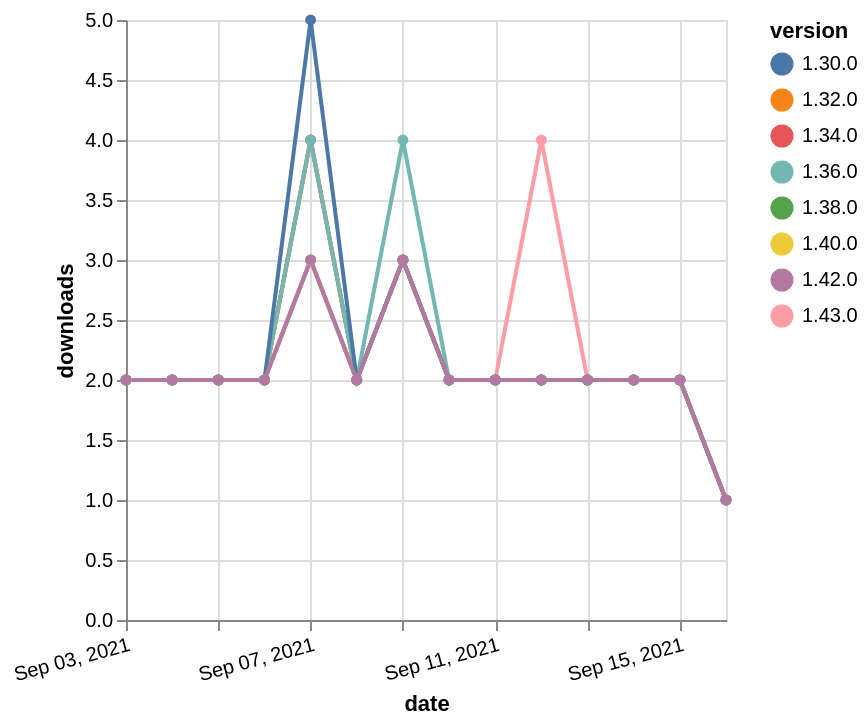

Write the Vega-Lite specification saved for this chart.
### Vega-Lite specification from a JSON file in a GitHub repository (floating-point values rounded to 4 significant figures)
{"$schema": "https://vega.github.io/schema/vega-lite/v5.json", "description": "A simple bar chart with embedded data.", "data": {"values": [{"date": "2021-09-03", "total": 2822, "delta": 2, "version": "1.34.0"}, {"date": "2021-09-04", "total": 2824, "delta": 2, "version": "1.34.0"}, {"date": "2021-09-05", "total": 2826, "delta": 2, "version": "1.34.0"}, {"date": "2021-09-06", "total": 2828, "delta": 2, "version": "1.34.0"}, {"date": "2021-09-07", "total": 2832, "delta": 4, "version": "1.34.0"}, {"date": "2021-09-08", "total": 2834, "delta": 2, "version": "1.34.0"}, {"date": "2021-09-09", "total": 2837, "delta": 3, "version": "1.34.0"}, {"date": "2021-09-10", "total": 2839, "delta": 2, "version": "1.34.0"}, {"date": "2021-09-11", "total": 2841, "delta": 2, "version": "1.34.0"}, {"date": "2021-09-12", "total": 2843, "delta": 2, "version": "1.34.0"}, {"date": "2021-09-13", "total": 2845, "delta": 2, "version": "1.34.0"}, {"date": "2021-09-14", "total": 2847, "delta": 2, "version": "1.34.0"}, {"date": "2021-09-15", "total": 2849, "delta": 2, "version": "1.34.0"}, {"date": "2021-09-16", "total": 2850, "delta": 1, "version": "1.34.0"}, {"date": "2021-09-03", "total": 3045, "delta": 2, "version": "1.32.0"}, {"date": "2021-09-04", "total": 3047, "delta": 2, "version": "1.32.0"}, {"date": "2021-09-05", "total": 3049, "delta": 2, "version": "1.32.0"}, {"date": "2021-09-06", "total": 3051, "delta": 2, "version": "1.32.0"}, {"date": "2021-09-07", "total": 3055, "delta": 4, "version": "1.32.0"}, {"date": "2021-09-08", "total": 3057, "delta": 2, "version": "1.32.0"}, {"date": "2021-09-09", "total": 3060, "delta": 3, "version": "1.32.0"}, {"date": "2021-09-10", "total": 3062, "delta": 2, "version": "1.32.0"}, {"date": "2021-09-11", "total": 3064, "delta": 2, "version": "1.32.0"}, {"date": "2021-09-12", "total": 3066, "delta": 2, "version": "1.32.0"}, {"date": "2021-09-13", "total": 3068, "delta": 2, "version": "1.32.0"}, {"date": "2021-09-14", "total": 3070, "delta": 2, "version": "1.32.0"}, {"date": "2021-09-15", "total": 3072, "delta": 2, "version": "1.32.0"}, {"date": "2021-09-16", "total": 3073, "delta": 1, "version": "1.32.0"}, {"date": "2021-09-03", "total": 2274, "delta": 2, "version": "1.38.0"}, {"date": "2021-09-04", "total": 2276, "delta": 2, "version": "1.38.0"}, {"date": "2021-09-05", "total": 2278, "delta": 2, "version": "1.38.0"}, {"date": "2021-09-06", "total": 2280, "delta": 2, "version": "1.38.0"}, {"date": "2021-09-07", "total": 2283, "delta": 3, "version": "1.38.0"}, {"date": "2021-09-08", "total": 2285, "delta": 2, "version": "1.38.0"}, {"date": "2021-09-09", "total": 2288, "delta": 3, "version": "1.38.0"}, {"date": "2021-09-10", "total": 2290, "delta": 2, "version": "1.38.0"}, {"date": "2021-09-11", "total": 2292, "delta": 2, "version": "1.38.0"}, {"date": "2021-09-12", "total": 2294, "delta": 2, "version": "1.38.0"}, {"date": "2021-09-13", "total": 2296, "delta": 2, "version": "1.38.0"}, {"date": "2021-09-14", "total": 2298, "delta": 2, "version": "1.38.0"}, {"date": "2021-09-15", "total": 2300, "delta": 2, "version": "1.38.0"}, {"date": "2021-09-16", "total": 2301, "delta": 1, "version": "1.38.0"}, {"date": "2021-09-03", "total": 2562, "delta": 2, "version": "1.36.0"}, {"date": "2021-09-04", "total": 2564, "delta": 2, "version": "1.36.0"}, {"date": "2021-09-05", "total": 2566, "delta": 2, "version": "1.36.0"}, {"date": "2021-09-06", "total": 2568, "delta": 2, "version": "1.36.0"}, {"date": "2021-09-07", "total": 2572, "delta": 4, "version": "1.36.0"}, {"date": "2021-09-08", "total": 2574, "delta": 2, "version": "1.36.0"}, {"date": "2021-09-09", "total": 2578, "delta": 4, "version": "1.36.0"}, {"date": "2021-09-10", "total": 2580, "delta": 2, "version": "1.36.0"}, {"date": "2021-09-11", "total": 2582, "delta": 2, "version": "1.36.0"}, {"date": "2021-09-12", "total": 2584, "delta": 2, "version": "1.36.0"}, {"date": "2021-09-13", "total": 2586, "delta": 2, "version": "1.36.0"}, {"date": "2021-09-14", "total": 2588, "delta": 2, "version": "1.36.0"}, {"date": "2021-09-15", "total": 2590, "delta": 2, "version": "1.36.0"}, {"date": "2021-09-16", "total": 2591, "delta": 1, "version": "1.36.0"}, {"date": "2021-09-03", "total": 1716, "delta": 2, "version": "1.40.0"}, {"date": "2021-09-04", "total": 1718, "delta": 2, "version": "1.40.0"}, {"date": "2021-09-05", "total": 1720, "delta": 2, "version": "1.40.0"}, {"date": "2021-09-06", "total": 1722, "delta": 2, "version": "1.40.0"}, {"date": "2021-09-07", "total": 1725, "delta": 3, "version": "1.40.0"}, {"date": "2021-09-08", "total": 1727, "delta": 2, "version": "1.40.0"}, {"date": "2021-09-09", "total": 1730, "delta": 3, "version": "1.40.0"}, {"date": "2021-09-10", "total": 1732, "delta": 2, "version": "1.40.0"}, {"date": "2021-09-11", "total": 1734, "delta": 2, "version": "1.40.0"}, {"date": "2021-09-12", "total": 1736, "delta": 2, "version": "1.40.0"}, {"date": "2021-09-13", "total": 1738, "delta": 2, "version": "1.40.0"}, {"date": "2021-09-14", "total": 1740, "delta": 2, "version": "1.40.0"}, {"date": "2021-09-15", "total": 1742, "delta": 2, "version": "1.40.0"}, {"date": "2021-09-16", "total": 1743, "delta": 1, "version": "1.40.0"}, {"date": "2021-09-03", "total": 1064, "delta": 2, "version": "1.43.0"}, {"date": "2021-09-04", "total": 1066, "delta": 2, "version": "1.43.0"}, {"date": "2021-09-05", "total": 1068, "delta": 2, "version": "1.43.0"}, {"date": "2021-09-06", "total": 1070, "delta": 2, "version": "1.43.0"}, {"date": "2021-09-07", "total": 1073, "delta": 3, "version": "1.43.0"}, {"date": "2021-09-08", "total": 1075, "delta": 2, "version": "1.43.0"}, {"date": "2021-09-09", "total": 1078, "delta": 3, "version": "1.43.0"}, {"date": "2021-09-10", "total": 1080, "delta": 2, "version": "1.43.0"}, {"date": "2021-09-11", "total": 1082, "delta": 2, "version": "1.43.0"}, {"date": "2021-09-12", "total": 1086, "delta": 4, "version": "1.43.0"}, {"date": "2021-09-13", "total": 1088, "delta": 2, "version": "1.43.0"}, {"date": "2021-09-14", "total": 1090, "delta": 2, "version": "1.43.0"}, {"date": "2021-09-15", "total": 1092, "delta": 2, "version": "1.43.0"}, {"date": "2021-09-16", "total": 1093, "delta": 1, "version": "1.43.0"}, {"date": "2021-09-03", "total": 3569, "delta": 2, "version": "1.30.0"}, {"date": "2021-09-04", "total": 3571, "delta": 2, "version": "1.30.0"}, {"date": "2021-09-05", "total": 3573, "delta": 2, "version": "1.30.0"}, {"date": "2021-09-06", "total": 3575, "delta": 2, "version": "1.30.0"}, {"date": "2021-09-07", "total": 3580, "delta": 5, "version": "1.30.0"}, {"date": "2021-09-08", "total": 3582, "delta": 2, "version": "1.30.0"}, {"date": "2021-09-09", "total": 3585, "delta": 3, "version": "1.30.0"}, {"date": "2021-09-10", "total": 3587, "delta": 2, "version": "1.30.0"}, {"date": "2021-09-11", "total": 3589, "delta": 2, "version": "1.30.0"}, {"date": "2021-09-12", "total": 3591, "delta": 2, "version": "1.30.0"}, {"date": "2021-09-13", "total": 3593, "delta": 2, "version": "1.30.0"}, {"date": "2021-09-14", "total": 3595, "delta": 2, "version": "1.30.0"}, {"date": "2021-09-15", "total": 3597, "delta": 2, "version": "1.30.0"}, {"date": "2021-09-16", "total": 3598, "delta": 1, "version": "1.30.0"}, {"date": "2021-09-03", "total": 1522, "delta": 2, "version": "1.42.0"}, {"date": "2021-09-04", "total": 1524, "delta": 2, "version": "1.42.0"}, {"date": "2021-09-05", "total": 1526, "delta": 2, "version": "1.42.0"}, {"date": "2021-09-06", "total": 1528, "delta": 2, "version": "1.42.0"}, {"date": "2021-09-07", "total": 1531, "delta": 3, "version": "1.42.0"}, {"date": "2021-09-08", "total": 1533, "delta": 2, "version": "1.42.0"}, {"date": "2021-09-09", "total": 1536, "delta": 3, "version": "1.42.0"}, {"date": "2021-09-10", "total": 1538, "delta": 2, "version": "1.42.0"}, {"date": "2021-09-11", "total": 1540, "delta": 2, "version": "1.42.0"}, {"date": "2021-09-12", "total": 1542, "delta": 2, "version": "1.42.0"}, {"date": "2021-09-13", "total": 1544, "delta": 2, "version": "1.42.0"}, {"date": "2021-09-14", "total": 1546, "delta": 2, "version": "1.42.0"}, {"date": "2021-09-15", "total": 1548, "delta": 2, "version": "1.42.0"}, {"date": "2021-09-16", "total": 1549, "delta": 1, "version": "1.42.0"}]}, "width": "container", "mark": {"type": "line", "point": {"filled": true}}, "encoding": {"x": {"field": "date", "type": "temporal", "timeUnit": "yearmonthdate", "title": "date", "axis": {"labelAngle": -15}}, "y": {"field": "delta", "type": "quantitative", "title": "downloads"}, "color": {"field": "version", "type": "nominal"}, "tooltip": {"field": "delta"}}}
